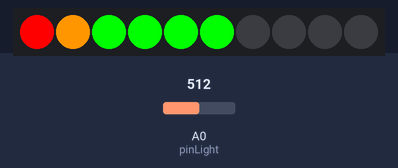
Bench run of a sketch on a simulated Arduino Uno, built with avr-gcc and run on an emulated ATmega328P. Parts: 10 RGB LEDs in strip order, left to right. The inputs (shaded band) are chosen by the test bench; at power-on: A0 (pinLight) = 512.

Above: at 1.2 s.
1.3 s: A0 (pinLight) set to 0
At 2.4 s:
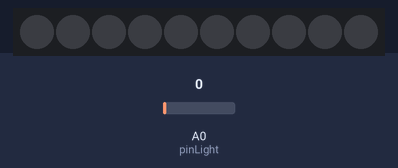
2.8 s: A0 (pinLight) set to 122
At 3.5 s:
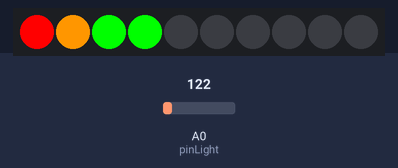
4.3 s: A0 (pinLight) set to 306
At 5.7 s:
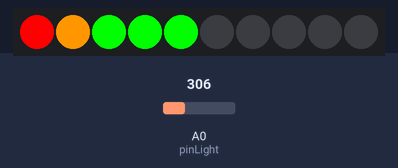
Timing chart, 0 to 7.3 s (numbered marks = the images above; inputs shaded):
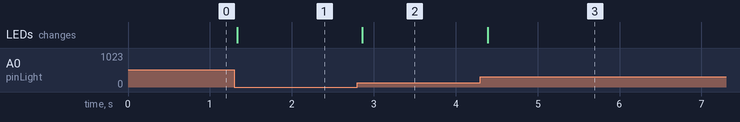

Measured:
- after the input at 1.3 s, the LEDs: change at once (image 1)
- after the input at 2.8 s, the LEDs: change after 0.06 s (image 2)
- after the input at 4.3 s, the LEDs: change after 0.09 s (image 3)

The sketch:

sketch_mar13a.ino
```cpp
#include <Grove_LED_Bar.h>
#include <math.h>

const int pinLight = A0;
Grove_LED_Bar bar(7, 6, 0);

void setup() {
  // put your setup code here, to run once:
  bar.begin();
}

void loop() {
  // put your main code here, to run repeatedly:
  int lightValue = analogRead(pinLight);

  if(lightValue > 0){
    int i = log(lightValue);
    bar.setLevel(i);
  }
  else{
    bar.setLevel(0);
  }

  delay(100);
}
```
